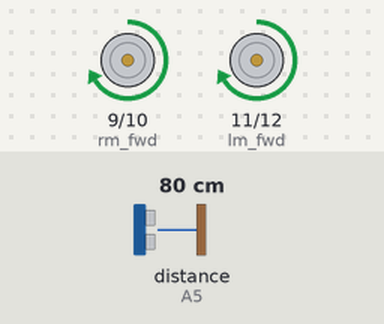
Simulated run of this sketch. Board: Arduino Uno, built with avr-gcc and run on an emulated ATmega328P. On the bench: motor-driver pin pairs drawn as motors (green arrow = first pin HIGH = forward, orange = second pin HIGH = backward, longer = more drive, scaled by the enable pin). Wiring (inferred from the names in the program): ultrasonic range finder: trigger A4; echo A5. Inputs (shaded band) come from the test bench; at power-on: distance to the obstacle (sensor on A5) 80 cm. The echo pulse lasts 58.3 µs per cm; random numbers use the default seed unless the sketch sets one.

Above: at 1.2 s.
1.3 s: distance to the obstacle (sensor on A5) set to 12 cm
2.8 s: distance to the obstacle (sensor on A5) set to 9 cm
At 2.95 s:
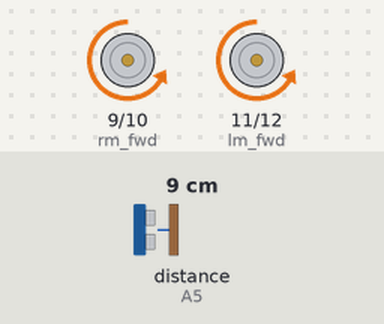
5.8 s: distance to the obstacle (sensor on A5) set to 18 cm
At 6.8 s:
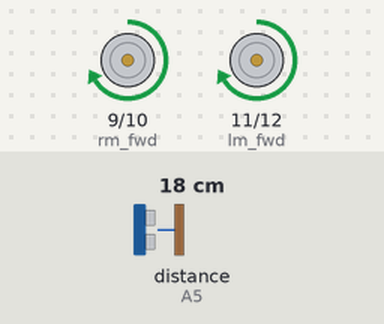
7.3 s: distance to the obstacle (sensor on A5) set to 2 cm
At 7.75 s:
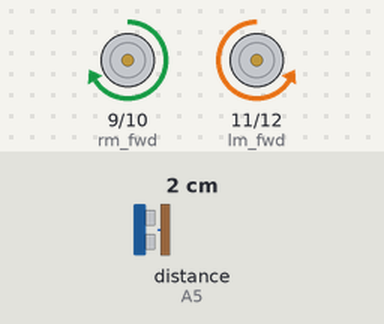
Timing chart, 0 to 11.3 s (numbered marks = the images above; inputs shaded):
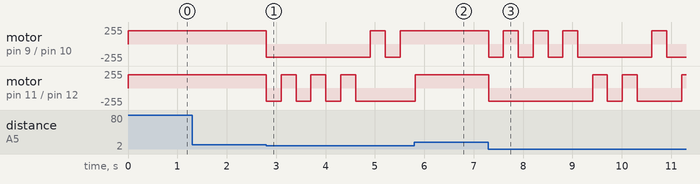

The sketch:

Robot-Motors_HCSR04.ino
```cpp
#define enable_pin_r 5
#define enable_pin_l 3
#define lm_fwd 11
#define lm_bwd 12
#define rm_fwd 9
#define rm_bwd 10
#define trig A4
#define echo A5
#define motor_speed 200 //max 255
#define dist_threshold 10 //20 is safe
bool trig1 = false;
void setup() {
  // put your setup code here, to run once:
pinMode(enable_pin_r, OUTPUT);
pinMode(enable_pin_l, OUTPUT);
pinMode(lm_fwd, OUTPUT);
pinMode(lm_bwd, OUTPUT);
pinMode(rm_fwd, OUTPUT);
pinMode(rm_bwd, OUTPUT);
pinMode(trig,OUTPUT);
pinMode(echo,INPUT);
Serial.begin(9600);
}

void move_motor(int motor_state,int fwd_pin,int bwd_pin, int en, int m_speed) {
  // put your main code here, to run repeatedly:
  if (motor_state == 1){ //forwards
    digitalWrite(fwd_pin, HIGH);
    digitalWrite(bwd_pin, LOW);
    analogWrite(en, m_speed);
    //Serial.println("forwards");
  } else if(motor_state == 2){ //backwards
    //Serial.println("backwards");
    digitalWrite(fwd_pin, LOW);
    digitalWrite(bwd_pin, HIGH);
    analogWrite(en, m_speed);
  }
  else{
     digitalWrite(fwd_pin, LOW);
    digitalWrite(bwd_pin, LOW);
    analogWrite(en, 0);
    //Serial.println("STOP");
  }
}

void forwards(){
  move_motor(1,lm_fwd,lm_bwd,enable_pin_l,motor_speed);
  move_motor(1,rm_fwd,rm_bwd,enable_pin_r,motor_speed);
}

void stopMoving(){
  move_motor(0,lm_fwd,lm_bwd,enable_pin_l,motor_speed);
  move_motor(0,rm_fwd,rm_bwd,enable_pin_r,motor_speed);
}

void turn(bool clockwise, int mil){
  if(clockwise){
    move_motor(1,lm_fwd,lm_bwd,enable_pin_l,motor_speed);
    move_motor(2,rm_fwd,rm_bwd,enable_pin_r,motor_speed);
    delay(mil);
    stopMoving();
  }
  else{
    move_motor(2,lm_fwd,lm_bwd,enable_pin_l,motor_speed);
    move_motor(1,rm_fwd,rm_bwd,enable_pin_r,motor_speed);
    delay(mil);
    stopMoving();
  }
}

void backwards(){
  move_motor(2,lm_fwd,lm_bwd,enable_pin_l,motor_speed);
  move_motor(2,rm_fwd,rm_bwd,enable_pin_r,motor_speed);
}

int checkDistance(){
 digitalWrite(trig, LOW);
 delayMicroseconds(2);

 digitalWrite(trig, HIGH);
 delayMicroseconds(10);

 digitalWrite(trig, LOW);
 int dur = pulseIn(echo, HIGH);

 //Calculate the distance (in cm) based on the speed of sound.
 int distance = dur/58.2;
 return distance;

}

void loop(){
  if (checkDistance() > dist_threshold){
    forwards();
  }
  else{
    if(trig1){
      backwards();
      delay(300);
      stopMoving();
      //delay(500);
      turn(random(2),300);
      trig1 = false;
  }
  else{
    trig1 = true;
  }
  }
}
```

Measured:
- the behaviour switches between 11 and 10 cm on distance to the obstacle (sensor on A5) (found by bisection; images 0 and 1)
- after the input at 1.3 s, every drawn part: stays the same
- after the input at 5.8 s, motor on pin 11 (lm_fwd) / pin 12 (lm_bwd): backward 200/255 → forward 200/255 at once
